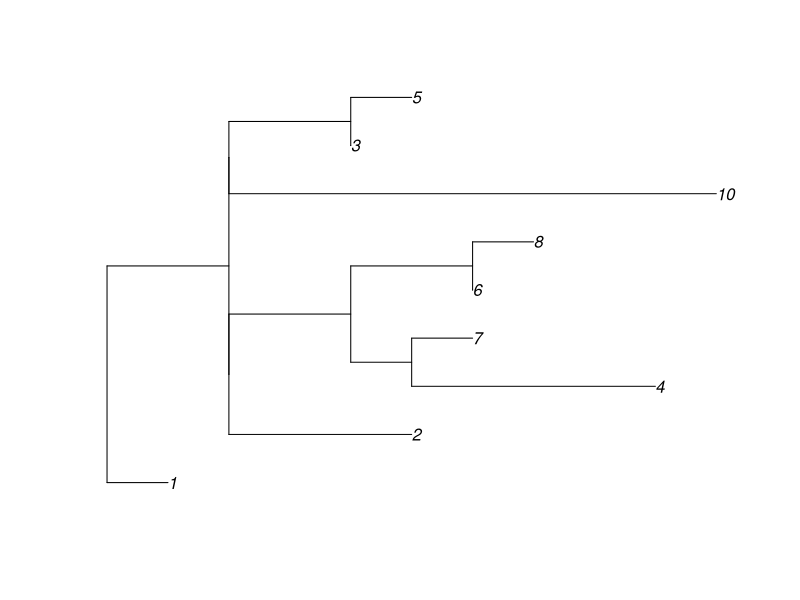

Recreate this plot in R.
# makenewick.R
# outputs a Newick representation of a tree based on a line list
# for Josh Herbeck
# April 2023

makenewickstring <- function(source, lineList) {
    # takes the head node(s) as an argument ("source")
    if (length(source)==1) {
        recipients <- lineList$recipient[lineList$source==source]
        if (length(recipients)==0) { # leaf
            paste0(as.character(source),":",(lineList$sampleTime-lineList$infectionTime)[source==lineList$recipient])
        } else if (length(recipients)==1) {  # (a,b)
            paste0("(",source,":",min((lineList$sampleTime[source==lineList$recipient]-lineList$infectionTime)[source==lineList$source]),",",
                   makenewickstring(recipients, lineList),"):",
                   (lineList$infectionTime[recipients==lineList$recipient] -
                    lineList$infectionTime[source==lineList$recipient]))
        } else { # ((a,b), c)
            sortedrecipients <- rev(recipients[(order(lineList$infectionTime[match(recipients, lineList$recipient)]))]) # sort by recency when >1 recipient. Ties are not resolved.
#            paste0("((",source,":*",min(lineList$sampleTime[source==lineList$recipient]-lineList$infectionTime[source==lineList$source]),",",makenewickstring(sortedrecipients[1], lineList),"):;",
            paste0("((",source,":",min(lineList$sampleTime[source==lineList$recipient]-lineList$infectionTime[source==lineList$recipient]),",",makenewickstring(sortedrecipients[1], lineList),"):",
            (lineList$infectionTime[recipients[2]==lineList$recipient] -
             lineList$infectionTime[recipients[1]==lineList$recipient]),",",
            makenewickstring(sortedrecipients[-1], lineList),"):",
            (lineList$infectionTime[recipients[1]==lineList$recipient] -
             lineList$infectionTime[source==lineList$recipient]))
        }
    } else if (length(source)>1) {
        # recursively converts a vector of sources into binary trees. E.g., "a b c d" -> (((a,b),c),d)
        # assumes sources are sorted by time
        paste0("(",makenewickstring(source[1], lineList),",",makenewickstring(source[-1], lineList),"):?",
        (lineList$infectionTime[source[1]==lineList$recipient] -
         lineList$infectionTime[source[2]==lineList$recipient])) # not sure if branch length is correct
    } else { # no source passed in?
        print("ERROR")
        NULL # error
    }
}

# working example
library(tidyr) # this is needed just to make the sample data
sampleLineList <- tribble(
    ~source, ~recipient, ~infectionTime, ~sampleTime, 
    0,1,1,3,
    1,2,2,5,
    2,3,4,6,
    2,4,5,9,
    3,5,6,7,
    4,6,7,9,
    4,7,8,9,
    6,8,9,10)

headnode <- sampleLineList$recipient[sampleLineList$source==0]
test <- print(paste0(makenewickstring(headnode, sampleLineList),";"))

test <- "(1:1,((2:3,((4:4,7:1):1,(6:0,8:1):2):2):0,(10:8,(3:0,5:1):2):0):2):1;"

tree <- ape::read.tree(text = test)
plot(tree)


# should be: "(1:1,((2:0,((4:1,7:1):1,(6:0,8:1):2):2):0,(10:8,(3:0,5:1):2):0):2):1;"
# i.e. 2:0 and 4:1




# second example with three-way branch
sampleLineList <- tribble(
    ~source, ~recipient, ~infectionTime, ~sampleTime, 
    0,1,1,3,
    1,2,2,5,
    2,3,4,6,
    2,4,5,9,
    2,9,9,11,
    3,5,6,7,
    4,6,7,9,
    4,7,8,9,
    6,8,9,10)

headnode <- sampleLineList$recipient[sampleLineList$source==0]
print(paste0(makenewickstring(headnode, sampleLineList),";"))

